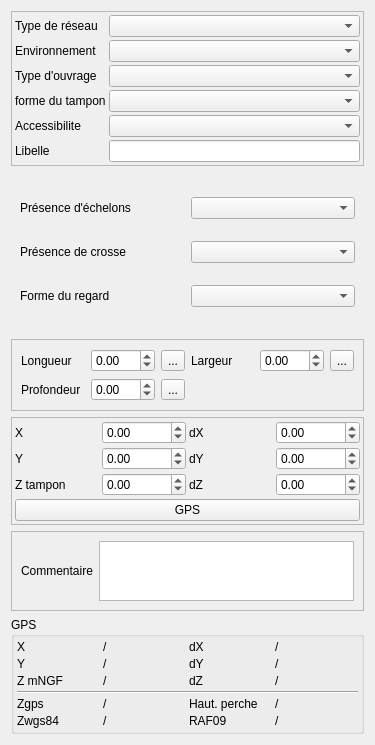
<?xml version="1.0" encoding="UTF-8"?>
<ui version="4.0">
 <class>Form</class>
 <widget class="QWidget" name="Form">
  <property name="geometry">
   <rect>
    <x>0</x>
    <y>0</y>
    <width>375</width>
    <height>677</height>
   </rect>
  </property>
  <property name="windowTitle">
   <string>Form</string>
  </property>
  <layout class="QVBoxLayout" name="verticalLayout">
   <item>
    <widget class="QFrame" name="frame">
     <property name="frameShape">
      <enum>QFrame::StyledPanel</enum>
     </property>
     <property name="frameShadow">
      <enum>QFrame::Raised</enum>
     </property>
     <layout class="QGridLayout" name="gridLayout">
      <property name="margin">
       <number>3</number>
      </property>
      <property name="spacing">
       <number>3</number>
      </property>
      <item row="1" column="0">
       <widget class="QLabel" name="label_8">
        <property name="text">
         <string>Environnement</string>
        </property>
       </widget>
      </item>
      <item row="3" column="0">
       <widget class="QLabel" name="label_25">
        <property name="text">
         <string>forme du tampon</string>
        </property>
       </widget>
      </item>
      <item row="4" column="0">
       <widget class="QLabel" name="label_3">
        <property name="text">
         <string>Accessibilite</string>
        </property>
       </widget>
      </item>
      <item row="4" column="1">
       <widget class="QComboBox" name="comboBox_accessibilite"/>
      </item>
      <item row="0" column="1">
       <widget class="QComboBox" name="comboBox_typeReseau"/>
      </item>
      <item row="2" column="1">
       <widget class="QComboBox" name="comboBox_typeOuvrageAss"/>
      </item>
      <item row="0" column="0">
       <widget class="QLabel" name="label_2">
        <property name="text">
         <string>Type de réseau</string>
        </property>
       </widget>
      </item>
      <item row="2" column="0">
       <widget class="QLabel" name="label">
        <property name="text">
         <string>Type d'ouvrage</string>
        </property>
       </widget>
      </item>
      <item row="3" column="1">
       <widget class="QComboBox" name="comboBox_Formetampon"/>
      </item>
      <item row="1" column="1">
       <widget class="QComboBox" name="comboBox_environnement"/>
      </item>
      <item row="5" column="0">
       <widget class="QLabel" name="label_5">
        <property name="text">
         <string>Libelle</string>
        </property>
       </widget>
      </item>
      <item row="5" column="1">
       <widget class="QLineEdit" name="lineEdit_libelle">
        <property name="readOnly">
         <bool>true</bool>
        </property>
       </widget>
      </item>
     </layout>
    </widget>
   </item>
   <item>
    <widget class="QStackedWidget" name="stackedWidget">
     <property name="currentIndex">
      <number>0</number>
     </property>
     <widget class="QWidget" name="page_3">
      <layout class="QGridLayout" name="gridLayout_2">
       <item row="0" column="1">
        <widget class="QComboBox" name="comboBox_echelon"/>
       </item>
       <item row="1" column="0">
        <widget class="QLabel" name="label_27">
         <property name="text">
          <string>Présence de crosse</string>
         </property>
        </widget>
       </item>
       <item row="0" column="0">
        <widget class="QLabel" name="label_26">
         <property name="text">
          <string>Présence d'échelons</string>
         </property>
        </widget>
       </item>
       <item row="2" column="0">
        <widget class="QLabel" name="label_30">
         <property name="text">
          <string>Forme du regard</string>
         </property>
        </widget>
       </item>
       <item row="2" column="1">
        <widget class="QComboBox" name="comboBox_formeregard"/>
       </item>
       <item row="1" column="1">
        <widget class="QComboBox" name="comboBox_crosse"/>
       </item>
      </layout>
     </widget>
     <widget class="QWidget" name="page_4">
      <layout class="QVBoxLayout" name="verticalLayout_2">
       <property name="spacing">
        <number>3</number>
       </property>
       <property name="margin">
        <number>3</number>
       </property>
       <item>
        <widget class="QTabWidget" name="tabWidget">
         <property name="currentIndex">
          <number>1</number>
         </property>
         <widget class="QWidget" name="tab">
          <attribute name="title">
           <string>Armoire elec</string>
          </attribute>
          <layout class="QGridLayout" name="gridLayout_8">
           <item row="1" column="1">
            <widget class="QComboBox" name="comboBox_telegestion"/>
           </item>
           <item row="1" column="0">
            <widget class="QLabel" name="label_34">
             <property name="text">
              <string>Telegestion</string>
             </property>
            </widget>
           </item>
           <item row="0" column="0">
            <widget class="QLabel" name="label_32">
             <property name="text">
              <string>Armoire électrique</string>
             </property>
            </widget>
           </item>
           <item row="0" column="1">
            <widget class="QComboBox" name="comboBox_posteelec"/>
           </item>
           <item row="2" column="0">
            <widget class="QLabel" name="label_40">
             <property name="text">
              <string>Telegestion commentaire</string>
             </property>
            </widget>
           </item>
           <item row="2" column="1">
            <widget class="QTextBrowser" name="textBrowser_telegestioncom">
             <property name="maximumSize">
              <size>
               <width>16777215</width>
               <height>50</height>
              </size>
             </property>
             <property name="readOnly">
              <bool>false</bool>
             </property>
            </widget>
           </item>
          </layout>
         </widget>
         <widget class="QWidget" name="tab_2">
          <attribute name="title">
           <string>Interieur</string>
          </attribute>
          <layout class="QGridLayout" name="gridLayout_9">
           <item row="0" column="0">
            <widget class="QLabel" name="label_31">
             <property name="text">
              <string>Materiau</string>
             </property>
            </widget>
           </item>
           <item row="2" column="2">
            <widget class="QToolButton" name="toolButton_poires">
             <property name="text">
              <string>...</string>
             </property>
            </widget>
           </item>
           <item row="0" column="1" colspan="2">
            <widget class="QComboBox" name="comboBox_PRmateriau"/>
           </item>
           <item row="2" column="1">
            <widget class="QSpinBox" name="spinBox_poires">
             <property name="minimum">
              <number>-1</number>
             </property>
            </widget>
           </item>
           <item row="1" column="0">
            <widget class="QLabel" name="label_41">
             <property name="text">
              <string>Type asservissement</string>
             </property>
            </widget>
           </item>
           <item row="2" column="0">
            <widget class="QLabel" name="label_33">
             <property name="text">
              <string>Poires</string>
             </property>
            </widget>
           </item>
           <item row="1" column="1" colspan="2">
            <widget class="QComboBox" name="comboBox_typeasservissement"/>
           </item>
           <item row="3" column="0">
            <widget class="QLabel" name="label_39">
             <property name="text">
              <string>Trop plein</string>
             </property>
            </widget>
           </item>
           <item row="3" column="1" colspan="2">
            <widget class="QComboBox" name="comboBox_surverse"/>
           </item>
          </layout>
         </widget>
         <widget class="QWidget" name="tab_4">
          <attribute name="title">
           <string>Pompes</string>
          </attribute>
          <layout class="QGridLayout" name="gridLayout_10">
           <item row="0" column="1">
            <widget class="QSpinBox" name="spinBox_pompes">
             <property name="minimum">
              <number>-1</number>
             </property>
            </widget>
           </item>
           <item row="0" column="0">
            <widget class="QLabel" name="label_35">
             <property name="text">
              <string>Nombre de pompes</string>
             </property>
            </widget>
           </item>
           <item row="0" column="2">
            <widget class="QToolButton" name="toolButton_pompes">
             <property name="text">
              <string>...</string>
             </property>
            </widget>
           </item>
          </layout>
         </widget>
         <widget class="QWidget" name="tab_3">
          <attribute name="title">
           <string>Chambre vannes</string>
          </attribute>
         </widget>
        </widget>
       </item>
      </layout>
     </widget>
     <widget class="QWidget" name="page_5">
      <layout class="QGridLayout" name="gridLayout_7">
       <item row="1" column="0">
        <widget class="QLabel" name="label_37">
         <property name="text">
          <string>Alarme ?</string>
         </property>
        </widget>
       </item>
       <item row="2" column="0">
        <widget class="QLabel" name="label_38">
         <property name="text">
          <string>Automate ?</string>
         </property>
        </widget>
       </item>
       <item row="2" column="1">
        <widget class="QComboBox" name="comboBox_automate"/>
       </item>
       <item row="1" column="1">
        <widget class="QComboBox" name="comboBox_DSHalarme"/>
       </item>
       <item row="0" column="0">
        <widget class="QLabel" name="label_36">
         <property name="text">
          <string>Materiau</string>
         </property>
        </widget>
       </item>
       <item row="0" column="1">
        <widget class="QComboBox" name="comboBox_DSH_materiau"/>
       </item>
      </layout>
     </widget>
     <widget class="QWidget" name="page_6"/>
    </widget>
   </item>
   <item>
    <widget class="QFrame" name="frame_5">
     <property name="frameShape">
      <enum>QFrame::StyledPanel</enum>
     </property>
     <property name="frameShadow">
      <enum>QFrame::Raised</enum>
     </property>
     <layout class="QGridLayout" name="gridLayout_6">
      <item row="1" column="2">
       <widget class="QToolButton" name="toolButton_calc">
        <property name="text">
         <string>...</string>
        </property>
       </widget>
      </item>
      <item row="1" column="1">
       <widget class="QDoubleSpinBox" name="doubleSpinBox_profradierouvrage">
        <property name="minimum">
         <double>-1.000000000000000</double>
        </property>
        <property name="maximum">
         <double>999.000000000000000</double>
        </property>
       </widget>
      </item>
      <item row="1" column="0">
       <widget class="QLabel" name="label_24">
        <property name="text">
         <string>Profondeur </string>
        </property>
       </widget>
      </item>
      <item row="0" column="3">
       <widget class="QLabel" name="label_29">
        <property name="text">
         <string>Largeur</string>
        </property>
       </widget>
      </item>
      <item row="0" column="1">
       <widget class="QDoubleSpinBox" name="doubleSpinBox_longueur">
        <property name="minimum">
         <double>-1.000000000000000</double>
        </property>
        <property name="maximum">
         <double>999.000000000000000</double>
        </property>
       </widget>
      </item>
      <item row="0" column="0">
       <widget class="QLabel" name="label_28">
        <property name="text">
         <string>Longueur</string>
        </property>
       </widget>
      </item>
      <item row="0" column="2">
       <widget class="QToolButton" name="toolButton_longueur">
        <property name="text">
         <string>...</string>
        </property>
       </widget>
      </item>
      <item row="0" column="4">
       <widget class="QDoubleSpinBox" name="doubleSpinBox_largeur">
        <property name="minimum">
         <double>-1.000000000000000</double>
        </property>
        <property name="maximum">
         <double>999.000000000000000</double>
        </property>
       </widget>
      </item>
      <item row="0" column="5">
       <widget class="QToolButton" name="toolButton_largeur">
        <property name="text">
         <string>...</string>
        </property>
       </widget>
      </item>
     </layout>
    </widget>
   </item>
   <item>
    <widget class="QFrame" name="frame_3">
     <property name="frameShape">
      <enum>QFrame::StyledPanel</enum>
     </property>
     <property name="frameShadow">
      <enum>QFrame::Raised</enum>
     </property>
     <layout class="QGridLayout" name="gridLayout_3">
      <property name="margin">
       <number>3</number>
      </property>
      <property name="spacing">
       <number>3</number>
      </property>
      <item row="2" column="1">
       <widget class="QDoubleSpinBox" name="doubleSpinBox_Z">
        <property name="minimum">
         <double>-99.000000000000000</double>
        </property>
        <property name="maximum">
         <double>99999999.000000000000000</double>
        </property>
       </widget>
      </item>
      <item row="1" column="1">
       <widget class="QDoubleSpinBox" name="doubleSpinBox_Y">
        <property name="minimum">
         <double>-99.000000000000000</double>
        </property>
        <property name="maximum">
         <double>99999999.000000000000000</double>
        </property>
       </widget>
      </item>
      <item row="2" column="3">
       <widget class="QDoubleSpinBox" name="doubleSpinBox_dZ">
        <property name="minimum">
         <double>-1.000000000000000</double>
        </property>
        <property name="maximum">
         <double>999.000000000000000</double>
        </property>
       </widget>
      </item>
      <item row="1" column="0">
       <widget class="QLabel" name="label_18">
        <property name="text">
         <string>Y</string>
        </property>
       </widget>
      </item>
      <item row="2" column="0">
       <widget class="QLabel" name="label_22">
        <property name="text">
         <string>Z tampon</string>
        </property>
       </widget>
      </item>
      <item row="1" column="3">
       <widget class="QDoubleSpinBox" name="doubleSpinBox_dY">
        <property name="minimum">
         <double>-1.000000000000000</double>
        </property>
        <property name="maximum">
         <double>999.000000000000000</double>
        </property>
       </widget>
      </item>
      <item row="0" column="0">
       <widget class="QLabel" name="label_15">
        <property name="text">
         <string>X</string>
        </property>
       </widget>
      </item>
      <item row="0" column="3">
       <widget class="QDoubleSpinBox" name="doubleSpinBox_dX">
        <property name="minimum">
         <double>-1.000000000000000</double>
        </property>
        <property name="maximum">
         <double>999.000000000000000</double>
        </property>
       </widget>
      </item>
      <item row="0" column="1">
       <widget class="QDoubleSpinBox" name="doubleSpinBox_X">
        <property name="minimum">
         <double>-99.000000000000000</double>
        </property>
        <property name="maximum">
         <double>99999999.000000000000000</double>
        </property>
       </widget>
      </item>
      <item row="1" column="2">
       <widget class="QLabel" name="label_21">
        <property name="text">
         <string>dY</string>
        </property>
       </widget>
      </item>
      <item row="0" column="2">
       <widget class="QLabel" name="label_16">
        <property name="text">
         <string>dX</string>
        </property>
       </widget>
      </item>
      <item row="2" column="2">
       <widget class="QLabel" name="label_23">
        <property name="text">
         <string>dZ</string>
        </property>
       </widget>
      </item>
      <item row="3" column="0" colspan="4">
       <widget class="QPushButton" name="pushButton_getGPS">
        <property name="text">
         <string>GPS</string>
        </property>
       </widget>
      </item>
     </layout>
    </widget>
   </item>
   <item>
    <widget class="QFrame" name="frame_2">
     <property name="frameShape">
      <enum>QFrame::StyledPanel</enum>
     </property>
     <property name="frameShadow">
      <enum>QFrame::Raised</enum>
     </property>
     <layout class="QHBoxLayout" name="horizontalLayout">
      <item>
       <widget class="QLabel" name="label_7">
        <property name="text">
         <string>Commentaire</string>
        </property>
       </widget>
      </item>
      <item>
       <widget class="QTextBrowser" name="textBrowser_commentaire">
        <property name="maximumSize">
         <size>
          <width>16777215</width>
          <height>60</height>
         </size>
        </property>
        <property name="readOnly">
         <bool>false</bool>
        </property>
       </widget>
      </item>
     </layout>
    </widget>
   </item>
   <item>
    <spacer name="verticalSpacer">
     <property name="orientation">
      <enum>Qt::Vertical</enum>
     </property>
     <property name="sizeHint" stdset="0">
      <size>
       <width>20</width>
       <height>40</height>
      </size>
     </property>
    </spacer>
   </item>
   <item>
    <widget class="QGroupBox" name="groupBox">
     <property name="title">
      <string>GPS</string>
     </property>
     <layout class="QGridLayout" name="gridLayout_4">
      <property name="margin">
       <number>3</number>
      </property>
      <property name="spacing">
       <number>3</number>
      </property>
      <item row="4" column="1">
       <widget class="QLabel" name="label_zgps">
        <property name="text">
         <string>/</string>
        </property>
       </widget>
      </item>
      <item row="5" column="3">
       <widget class="QLabel" name="label_raf09">
        <property name="text">
         <string>/</string>
        </property>
       </widget>
      </item>
      <item row="5" column="2">
       <widget class="QLabel" name="label_20">
        <property name="text">
         <string>RAF09</string>
        </property>
       </widget>
      </item>
      <item row="4" column="0">
       <widget class="QLabel" name="label_4">
        <property name="text">
         <string>Zgps</string>
        </property>
       </widget>
      </item>
      <item row="5" column="1">
       <widget class="QLabel" name="label_zwgs84">
        <property name="text">
         <string>/</string>
        </property>
       </widget>
      </item>
      <item row="5" column="0">
       <widget class="QLabel" name="label_17">
        <property name="text">
         <string>Zwgs84</string>
        </property>
       </widget>
      </item>
      <item row="2" column="1">
       <widget class="QLabel" name="label_Z">
        <property name="text">
         <string>/</string>
        </property>
       </widget>
      </item>
      <item row="1" column="0">
       <widget class="QLabel" name="label_9">
        <property name="text">
         <string>Y</string>
        </property>
       </widget>
      </item>
      <item row="0" column="3">
       <widget class="QLabel" name="label_dX">
        <property name="text">
         <string>/</string>
        </property>
       </widget>
      </item>
      <item row="0" column="2">
       <widget class="QLabel" name="label_10">
        <property name="text">
         <string>dX</string>
        </property>
       </widget>
      </item>
      <item row="2" column="0">
       <widget class="QLabel" name="label_11">
        <property name="text">
         <string>Z mNGF</string>
        </property>
       </widget>
      </item>
      <item row="1" column="2">
       <widget class="QLabel" name="label_12">
        <property name="text">
         <string>dY</string>
        </property>
       </widget>
      </item>
      <item row="1" column="3">
       <widget class="QLabel" name="label_dY">
        <property name="text">
         <string>/</string>
        </property>
       </widget>
      </item>
      <item row="1" column="1">
       <widget class="QLabel" name="label_Y">
        <property name="text">
         <string>/</string>
        </property>
       </widget>
      </item>
      <item row="2" column="2">
       <widget class="QLabel" name="label_13">
        <property name="text">
         <string>dZ</string>
        </property>
       </widget>
      </item>
      <item row="0" column="0">
       <widget class="QLabel" name="label_14">
        <property name="text">
         <string>X</string>
        </property>
       </widget>
      </item>
      <item row="2" column="3">
       <widget class="QLabel" name="label_dZ">
        <property name="text">
         <string>/</string>
        </property>
       </widget>
      </item>
      <item row="0" column="1">
       <widget class="QLabel" name="label_X">
        <property name="text">
         <string>/</string>
        </property>
       </widget>
      </item>
      <item row="3" column="0" colspan="4">
       <widget class="Line" name="line">
        <property name="orientation">
         <enum>Qt::Horizontal</enum>
        </property>
       </widget>
      </item>
      <item row="4" column="2">
       <widget class="QLabel" name="label_19">
        <property name="text">
         <string>Haut. perche</string>
        </property>
       </widget>
      </item>
      <item row="4" column="3">
       <widget class="QLabel" name="label_hautperche">
        <property name="text">
         <string>/</string>
        </property>
       </widget>
      </item>
     </layout>
    </widget>
   </item>
  </layout>
 </widget>
 <resources/>
 <connections/>
</ui>
